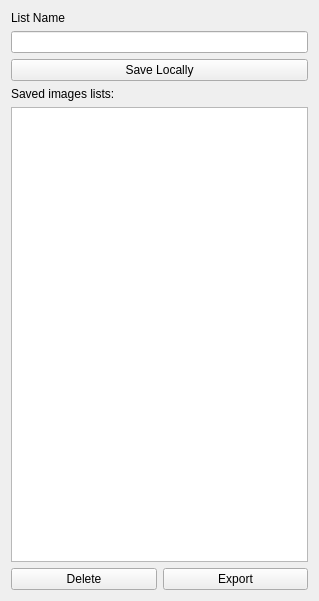
          <widget class="QWidget" name="page_3">
           <property name="geometry">
            <rect>
             <x>0</x>
             <y>0</y>
             <width>319</width>
             <height>601</height>
            </rect>
           </property>
           <attribute name="label">
            <string>Save images list</string>
           </attribute>
           <layout class="QVBoxLayout" name="verticalLayout_2">
            <item>
             <widget class="QLabel" name="label_12">
              <property name="text">
               <string>List Name</string>
              </property>
             </widget>
            </item>
            <item>
             <widget class="QLineEdit" name="lineEdit_2"/>
            </item>
            <item>
             <widget class="QPushButton" name="pushButton_15">
              <property name="text">
               <string>Save Locally</string>
              </property>
             </widget>
            </item>
            <item>
             <widget class="QLabel" name="label_13">
              <property name="text">
               <string>Saved images lists:</string>
              </property>
             </widget>
            </item>
            <item>
             <widget class="QListWidget" name="listWidget"/>
            </item>
            <item>
             <layout class="QHBoxLayout" name="horizontalLayout_3">
              <item>
               <widget class="QPushButton" name="pushButton_16">
                <property name="text">
                 <string>Delete</string>
                </property>
               </widget>
              </item>
              <item>
               <widget class="QPushButton" name="pushButton_4">
                <property name="text">
                 <string>Export</string>
                </property>
               </widget>
              </item>
             </layout>
            </item>
           </layout>
          </widget>
